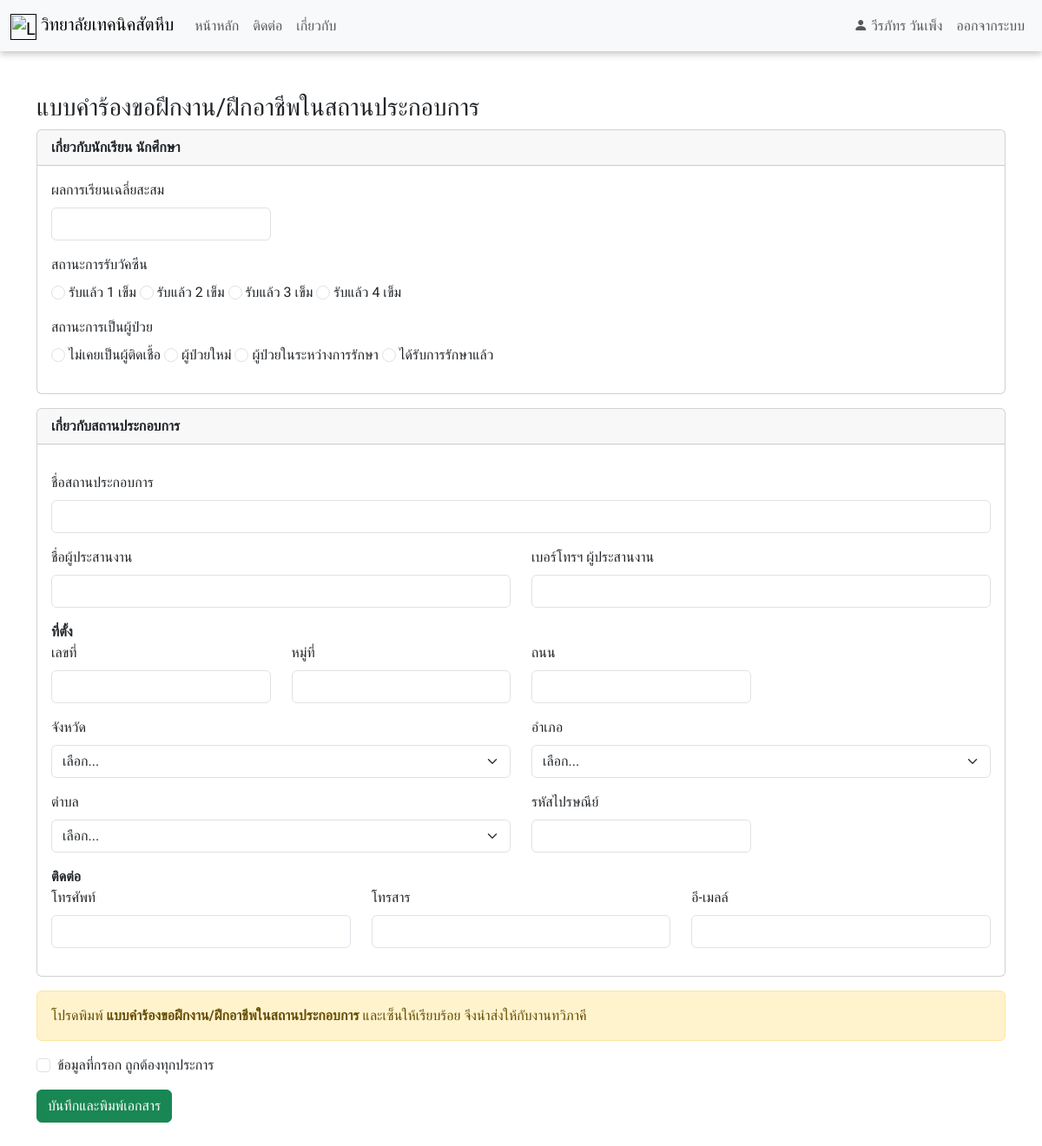
/request_form.php (signed in), run on the app's committed database.
### tables this page shows
CREATE TABLE `student` (
  `std_id` varchar(11) NOT NULL,
  `password` varchar(12) NOT NULL,
  `prefix` varchar(10) DEFAULT NULL,
  `name` varchar(30) NOT NULL,
  `surname` varchar(30) DEFAULT NULL,
  `level` varchar(60) NOT NULL,
  `field_id` int(11) NOT NULL,
  `group_id` varchar(9) NOT NULL,
  `system` varchar(10) NOT NULL,
  `tel` varchar(100) DEFAULT NULL,
  `vac_id` int(11) DEFAULT NULL,
  `pat_id` int(11) DEFAULT NULL,
  `progression_id` int(11) DEFAULT NULL
);

CREATE TABLE `vacinated_status` (
  `vac_id` int(11) NOT NULL,
  `vac_name` varchar(100) NOT NULL
);

CREATE TABLE `patien_status` (
  `pat_id` int(11) NOT NULL,
  `pat_name` varchar(100) NOT NULL
);

### request_form.php (the view, shortened to what this page needs)
<?php
include 'navbar.php';
?>
<!DOCTYPE html>
<html lang="en">
<head>
</head>
<body>
    <div class="container-sm my-5">
        <div class="title">
            <h3>แบบคำร้องขอฝึกงาน/ฝึกอาชีพในสถานประกอบการ</h3>
        </div>
        <form action="request_form_pdf.php" method="GET">
            <div class="card mb-3">
                <div class="card-header">
                    <b>เกี่ยวกับนักเรียน นักศึกษา</b>
                </div>
                <div class="card-body">
                    <div class="row">
                        <div class="col-sm-3 mb-3">
                            <label for="" class="form-label">ผลการเรียนเฉลี่ยสะสม</label>
                            <input type="text" name="gpa" id="" class="form-control" required="">
                        </div>
                    </div>
                    <div class="row">
                        <div class="col-sm-6 mb-3">
                            <label for="" class="form-label">สถานะการรับวัคซีน</label><br>
                            <?php
                            $sql_vac = "SELECT * FROM vacinated_status";
                            $result_vac = $con->query($sql_vac);
                            while ($row_vac = mysqli_fetch_array($result_vac)) {
                            ?>
                                <input class="form-check-input" type="radio" name="vac_id" id="flexRadioDefault1" value="<?php echo $row_vac['vac_id'] ?>" required="">
                                <label class="form-check-label" for="flexRadioDefault1">
                                    <?php echo $row_vac['vac_name'] ?>
                                </label>
                            <?php
                            }
                            ?>
                        </div>
                    </div>
                    <div class="row">
                        <div class="col-sm-6 mb-3">
                            <label for="" class="form-label">สถานะการเป็นผู้ป่วย</label><br>
                            <?php
                            $sql_pat = "SELECT * FROM patien_status";
                            $result_pat = $con->query($sql_pat);
                            while ($row_pat = mysqli_fetch_array($result_pat)) {
                            ?>
                                <input class="form-check-input" type="radio" name="pat_id" id="flexRadioDefault1" value="<?php echo $row_pat['pat_id'] ?>" required="">
                                <label class="form-check-label" for="flexRadioDefault1">
                                    <?php echo $row_pat['pat_name'] ?>
                                </label>
                            <?php
                            }
                            ?>
                        </div>
                    </div>
                </div>
            </div>
            <div class="card mb-3">
                <div class="card-header">
                    <b>เกี่ยวกับสถานประกอบการ</b>
                </div>
                <div class="card-body">
                    <div class="row mt-3">
                        <div class="col-sm-12 mb-3">
                            <label for="" class="form-label">ชื่อสถานประกอบการ</label>
                            <input type="text" class="form-control" name="est_name" required="">
                        </div>
                        <div class="col-sm mb-3">
                            <label for="" class="form-label">ชื่อผู้ประสานงาน</label>
                            <input type="text" class="form-control" name="coord_name" required="">
                        </div>
                        <div class="col-sm mb-3">
                            <label for="" class="form-label">เบอร์โทรฯ ผู้ประสานงาน</label>
                            <input type="text" class="form-control" name="coord_tel" required="">
                        </div>
                    </div>
                    <b>ที่ตั้ง</b>
                    <div class="row">
                        <div class="col-sm-3 mb-3">
                            <label for="" class="form-label">เลขที่</label>
                            <input type="text" class="form-control" name="address_no" required="">
                        </div>
                        <div class="col-sm-3 mb-3">
                            <label for="" class="form-label">หมู่ที่</label>
                            <input type="text" class="form-control" name="address_moo" required="">
                        </div>
                        <div class="col-sm-3 mb-3">
                            <label for="" class="form-label">ถนน</label>
                            <input type="text" class="form-control" name="address_road" required="">
                        </div>
                        <div class="col-sm-6 mb-3">
                            <label for="" class="form-label">จังหวัด</label>
                            <select class="form-select" name="province" id="province" required="">
                                <option value="">เลือก...</option>
                            </select>
                        </div>
                        <div class="col-sm-6 mb-3">
                            <label for="" class="form-label">อำเภอ</label>
                            <select class="form-select" name="district" id="district" required="">
                                <option value="">เลือก...</option>
                            </select>
                        </div>
                        <div class="col-sm-6 mb-3">
                            <label for="" class="form-label">ตำบล</label>
                            <select class="form-select" name="subd_id" id="subdistrict" required="">
                                <option value="">เลือก...</option>
                            </select>
                        </div>
                        <div class="col-sm-3 mb-3">
                            <label for="" class="form-label">รหัสไปรษณีย์</label>
                            <input type="text" class="form-control" name="zip_code" id="zip_code" required="">
                        </div>
                    </div>
                    <b>ติดต่อ</b>
                    <div class="row">
                        <div class="col-md-4 mb-3">
                            <label for="" class="form-label">โทรศัพท์</label>
                            <input type="text" class="form-control" name="tel" required="">
                        </div>
                        <div class="col-md-4 mb-3">
                            <label for="" class="form-label">โทรสาร</label>
                            <input type="text" class="form-control" name="fax" required="">
                        </div>
                        <div class="col-md-4 mb-3">
                            <label for="" class="form-label">อี-เมลล์</label>
                            <input type="email" class="form-control" name="email" required="">
                        </div>
                    </div>
                </div>
            </div>
            <div class="alert alert-warning" role="alert">
                โปรดพิมพ์&#160;<b>แบบคำร้องขอฝึกงาน/ฝึกอาชีพในสถานประกอบการ</b>&#160;และเซ็นให้เรียบร้อย จึงนำส่งให้กับงานทวิภาคี
            </div>
            <div class="form-check mb-3">
                <input type="checkbox" class="form-check-input" id="exampleCheck1">
                <label class="form-check-label" for="exampleCheck1">ข้อมูลที่กรอก ถูกต้องทุกประการ</label>
            </div>
            <input type="submit" class="btn btn-success" value="บันทึกและพิมพ์เอกสาร" name="submit">
        </form>
    </div>
</body>
</html>

### navbar.php (shortened to what this page needs)
<?php
include 'connect.php';
$std_id = $_SESSION['std_id'];
$sql_user = "SELECT * FROM student WHERE std_id = '$std_id'";
$result_user = $con->query($sql_user);
$row_user = mysqli_fetch_array($result_user);
?>
<head>
    <link href="https://cdn.jsdelivr.net/npm/bootstrap@5.3.0/dist/css/bootstrap.min.css" rel="stylesheet">
    <link rel="stylesheet" href="https://cdn.jsdelivr.net/npm/bootstrap-icons@1.10.5/font/bootstrap-icons.css">
</head>
<body>
    <nav class="navbar navbar-expand-lg navbar-light bg-light">
        <div class="container-fluid">
            <a class="navbar-brand" href="">
                <img src="img/veclogo.png" alt="Logo" width="30" class="d-inline-block align-text-top">
                วิทยาลัยเทคนิคสัตหีบ
            </a>
            <div class="collapse navbar-collapse" id="navbarNav">
                <ul class="navbar-nav me-auto">
                    <li class="nav-item">
                        <a class="nav-link" href="index.php">หน้าหลัก</a>
                    </li>
                    <li class="nav-item">
                        <a class="nav-link" href="#">ติดต่อ</a>
                    </li>
                    <li class="nav-item">
                        <a class="nav-link" href="#">เกี่ยวกับ</a>
                    </li>
                </ul>
                <ul class="navbar-nav ms-auto">
                    <ul class="navbar-nav">
                        <li class="nav-item">
                            <b class="nav-link"><i class="bi bi-person-fill"></i> <?php echo $row_user['name'] . ' ' . $row_user['surname'] ?></b>
                        </li>
                        <li class="nav-item">
                            <a class="nav-link" href="logout.php">ออกจากระบบ</a>
                        </li>
                    </ul>
                </ul>
            </div>
        </div>
    </nav>
</body>

### navbar.php (style rules this page uses)
* { font-family: Prompt; }
.navbar { box-shadow: rgba(0, 0, 0, 0.24) 0px 3px 8px; }

### data on the page
student: name "วีรภัทร", surname "วันเพ็ง"
vacinated_status: vac_name "รับแล้ว 1 เข็ม"
vacinated_status: vac_name "รับแล้ว 2 เข็ม"
vacinated_status: vac_name "รับแล้ว 3 เข็ม"
vacinated_status: vac_name "รับแล้ว 4 เข็ม"
patien_status: pat_name "ไม่เคยเป็นผู้ติดเชื้อ"
patien_status: pat_name "ผู้ป่วยใหม่"
patien_status: pat_name "ผู้ป่วยในระหว่างการรักษา"
patien_status: pat_name "ได้รับการรักษาแล้ว"
